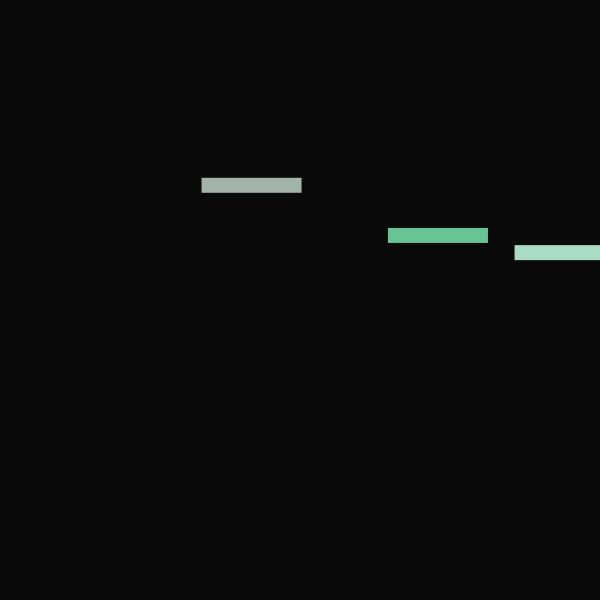
Frame 1 (no input)
Frame 60 (the mouse pressed at the canvas centre just before this capture): identical to frame 1, image omitted
Frame 120 (the mouse held since frame 60 and released just before this capture): identical to frame 1, image omitted

The Processing sketch that drew this single still picture (run headless with seeded random() and noise(); from frame 60 on, the mouse is pressed at the canvas centre):

// Processing sketch: CB_arrastrableHorizontal
// ── CB_arrastrableHorizontal.pde
/*
sktech para mostrar cómo se arrastra un objeto en sentido horizontal
 
 ph.d. franklin hernández-castro | tec costa rica | HfG gmuend | junio 2022
 www.skizata.com
 */

int cantidadDeObjetos = 3;
ObjetoArrastrable [] misObjetos = new ObjetoArrastrable [cantidadDeObjetos];

// SETUP() ------------------------------------------------
void setup() {
  size (600, 600);
  // uso del modo HSB para mayor facilidad de uso del color
  // rangos clásicos hue 360, saturación 100, luminosidad 100, transparencia 1
  colorMode (HSB, 360, 100, 100, 1);

  //creando los objetos en posiciones random
  for (int i = 0; i < cantidadDeObjetos; i++) {
    misObjetos[i] = new ObjetoArrastrable ( random (width), random(height*0.25,height*0.75) );
  }
} // end setup()


// DRAW() ------------------------------------------------
void draw () {
  background(15);
  // dibujando los objetos
  for (int i = 0; i < cantidadDeObjetos; i++) {
    misObjetos[i].display();
  }
} // end setup()


// EVENTOS ------------------------------------------------
void mousePressed() {
  for (int i = 0; i < cantidadDeObjetos; i++) {
    misObjetos[i].atrapandome();
  }
} // end of mousePressed

void mouseDragged() {
  for (int i = 0; i < cantidadDeObjetos; i++) {
    misObjetos[i].arrastrandome();
  }
} // end of mouseDragged

void mouseReleased() {
  for (int i = 0; i < cantidadDeObjetos; i++) {
    misObjetos[i].soltandome();
  }
} // end of mouseReleased

// ── Objeto.pde
/*
objeto simple diseñado para ser arrastrable solo en un rango horizontal
 mostrando cómo se arrastra un objeto
 
 ph.d. franklin hernández-castro | tec costa rica | HfG gmuend | junio 2022
 www.skizata.com
 */

class ObjetoArrastrable {

  // variables globales al objeto ------------------
  float miX, miY;
  float miAlto, miAncho;
  color miColor;
  boolean estaEncima, estaCapturado;
  float offsetX, offsetY;

  // constructor ----------------------------------
  ObjetoArrastrable (float _x, float _y) {
    miX = _x;
    miY = _y;
    miAlto = 15;
    miAncho = 100;
    miColor = color(150, random(50), random(70, 100));
    estaEncima = false;
    estaCapturado = false;
    offsetX = 0;
  }

  // métodos ----------------------------------
  void display() {
    // verifica si el mouse esta cerca del objeto y cambia su estado al hover
    boolean mouseDentro = (mouseX > miX && mouseX < miX+miAncho && mouseY > miY && mouseY < miY+miAlto);
    if (mouseDentro) estaEncima = true;
    else estaEncima = false;
    
    stroke(0, 0, 100); // contorno blanco en HSB
    // si estaEncima usa contorno, sino no tiene contorno
    if (estaEncima) strokeWeight (1);
    else noStroke();

    // dibuja el rectángulo
    fill(miColor);
    rect(miX, miY, miAncho, miAlto);
  } // end display()


  // eventos ----------------------------------
  void atrapandome () {
    if (estaEncima) {
      estaCapturado  = true;
      offsetX = mouseX-miX;
    } else {
      estaCapturado = false;
    }
  }

  void arrastrandome () {
    if (estaCapturado) {
      miX = mouseX-offsetX;
    }
  }

  void soltandome () {
    estaCapturado = false;
  }  
  
} // end class
